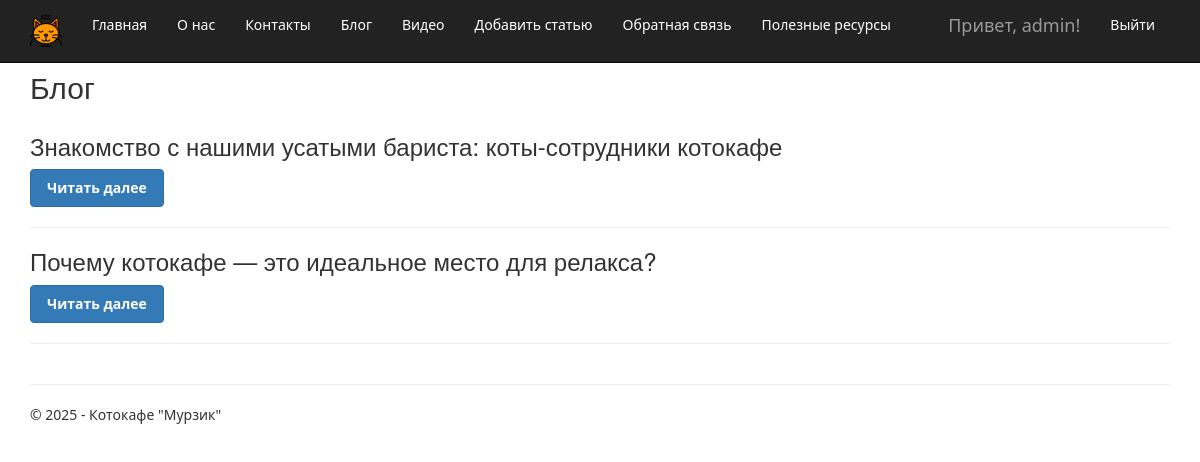
Screenshot of /blog/ (signed in) with the database file from the repository.
### app/models.py (models this page shows, shortened)
class Blog(models.Model):
    title = models.CharField(max_length=100, unique_for_date="posted", verbose_name="Заголовок")
    description = models.TextField(verbose_name="Краткое содержание")
    content = models.TextField(verbose_name="Полное содержание")
    posted = models.DateTimeField(db_index=True, auto_now_add=True, verbose_name="Опубликована")
    author = models.ForeignKey(User, null=True, blank=True, on_delete=models.SET_NULL, verbose_name="Автор")
    image = models.FileField(upload_to='blog/', default='temp.jpg', verbose_name="Путь к картинке")
    class Meta:
        db_table = "Posts"
        ordering = ["-posted"]
        verbose_name = "статья блога"
        verbose_name_plural = "статьи блога"

### app/views.py (the view)
# urls.py: path('blog/', views.blog, name='blog'),
def blog(request):
    posts = Blog.objects.exclude(title="Video Comments").order_by('-posted')
    return render(
        request,
        'app/blog.html',
        {
            'title': 'Блог',
            'posts': posts,
            'year': datetime.now().year,
        }
    )

### app/templates/app/blog.html (shortened to what this page needs)
{% extends "app/layout.html" %}
{% block content %}
<h2>{{ title }}</h2>
<div class="row">
    {% if posts %}
        {% for post in posts %}
            <div class="col-md-12 blog-post">
                <h3>{{ post.title }}</h3>
                <a href="{% url 'blogpost' post.id %}" class="btn btn-primary">Читать далее</a>
                <hr>
            </div>
        {% endfor %}
    {% else %}
        <div class="col-md-12">
            <p>В блоге пока нет записей.</p>
        </div>
    {% endif %}
</div>
{% endblock %}

### app/templates/app/loginpartial.html (shortened to what this page needs)
{% if user.is_authenticated %}
<form id="logoutForm" action="/logout/" method="post" class="navbar-right">
    <ul class="nav navbar-nav navbar-right">
        <li><span class="navbar-brand">Привет, {{ user.username }}!</span></li>
        <li><a href="javascript:document.getElementById('logoutForm').submit()">Выйти</a></li>
    </ul>
</form>
{% else %}
<ul class="nav navbar-nav navbar-right">
    <li><a href="{% url 'login' %}">Войти</a></li>
</ul>
{% endif %}

### app/static/app/content/site.css (style rules this page uses)
body { padding-top: 50px; padding-bottom: 20px; font-family: 'Segoe UI', Tahoma, Geneva, Verdana, sans-serif; }
.btn-primary { background-color: #337ab7; border-color: #2e6da4; padding: 8px 16px; font-size: 14px; font-weight: 600; transition: color 0.3s ease, background-color 0.3s ease; }

### app/templates/app/layout.html (style rules this page uses)
.navbar-inverse .navbar-nav > li > a { color: #ffffff; }

### rows the page displays
Blog: title "Знакомство с нашими усатыми бариста: коты-сотрудники котокафе"
Blog: title "Почему котокафе — это идеальное место для релакса?"

### other values shown
{{ user.username }} "admin"
{{ title }} "Блог"
